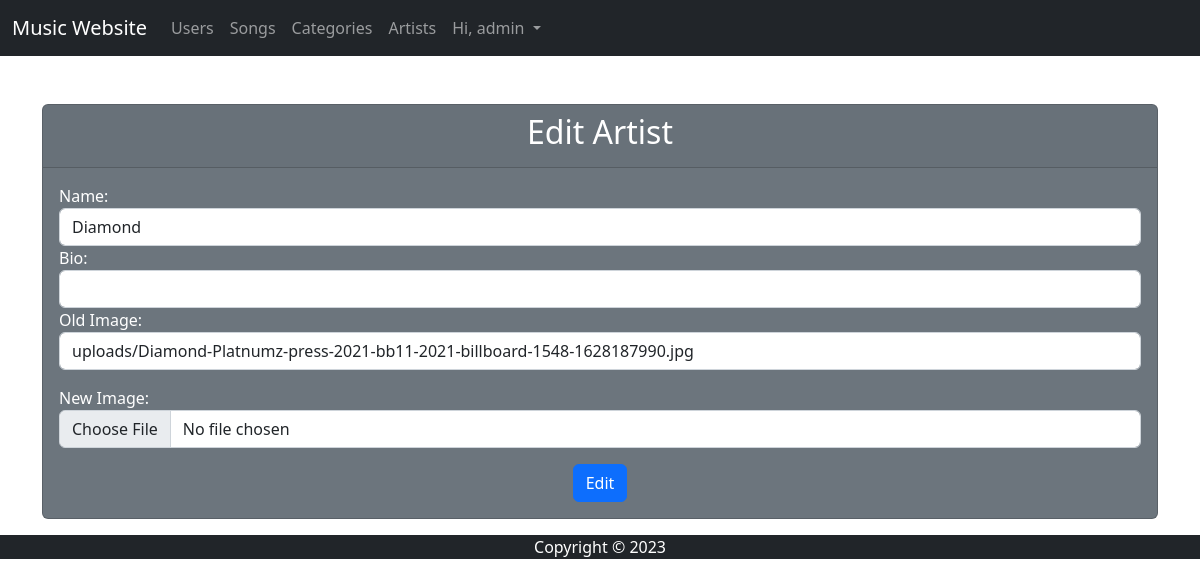
The page /page/admin/editArtist.php?id=1 (signed in) on the database as committed earlier.
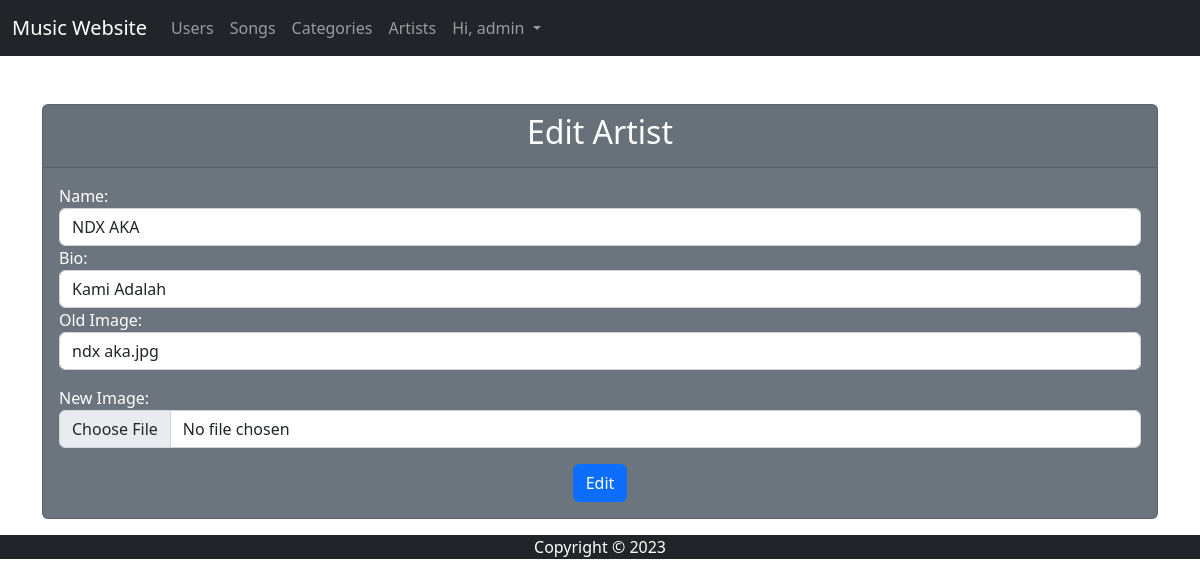
The same page on the database as committed later.
### tables this page shows
CREATE TABLE `artists` (
  `id` int(11) NOT NULL,
  `name` varchar(50) NOT NULL,
  `bio` text NOT NULL,
  `user_id` int(11) NOT NULL,
  `image` varchar(1024) NOT NULL
);

### page/admin/editArtist.php (the view, shortened to what this page needs)
<?php
	include '../../core/koneksi.php';
    $id=$_GET['id'];
	$query = mysqli_query($konek, "select * from artists WHERE id=$id");
	$data = mysqli_fetch_array($query);
?>
<!doctype html>
<html lang="en">
  <head>
    <link href="https://cdn.jsdelivr.net/npm/bootstrap@5.2.3/dist/css/bootstrap.min.css" rel="stylesheet">
  </head>
  <body>
  <header class="bg-dark">
        <nav class="navbar navbar-expand-lg navbar-dark">
            <div class="container-fluid">
                <a class="navbar-brand" href="#">Music Website</a>
                <div class="collapse navbar-collapse" id="navbarNav">
                    <ul class="navbar-nav">
                        <li class="nav-item">
                            <a class="nav-link" href="users.php">Users</a>
                        </li>
                        <li class="nav-item">
                            <a class="nav-link" href="songs.php">Songs</a>
                        </li>
                        <li class="nav-item">
                            <a class="nav-link" href="categories.php">Categories</a></a>
                        </li>
                        <li class="nav-item">
                            <a class="nav-link" href="artists.php">Artists</a>
                        </li>
                        <li class="nav-item dropdown">
                            <a class="nav-link dropdown-toggle" href="#" role="button" data-bs-toggle="dropdown" aria-expanded="false">
                                Hi, admin
                            </a>
                        </li>
                    </ul>
                </div>
            </div>
        </nav>
    </header>
    <main>
        <div class="container mt-5">
            <div class="card text-white bg-secondary mb-3">
                <div class="card-header">
                    <center>
                        <h2>Edit Artist</h2>
                    </center>
                </div>
                <div class="card-body">
                    <form action="../../core/editArtist.php?id=<?php echo $data['id'] ?>" method="POST" enctype="multipart/form-data">
                        <div class="form-group">
                            <label for="name">Name:</label>
                            <input type="text" class="form-control" id="name" name="name" value="<?php echo $data['name']; ?>" required>
                        </div>
                        <div class="form-group">
                            <label for="name">Bio:</label>
                            <input type="text" class="form-control" id="bio" name="bio" value="<?php echo $data['bio']; ?>">
                        </div>
                        <div class="form-group pb-3">
                            <label for="image">Old Image:</label>
                            <input type="text" class="form-control" value="<?php echo htmlspecialchars($data['image']); ?>" readonly>
                        </div>
                        <div class="form-group pb-3">
                            <label for="image">New Image:</label>
                            <input type="file" class="form-control" id="image" name="image">
                        </div>
                        <button type="submit" class="btn btn-primary mx-auto d-block">Edit</button>
                    </form>
                </div>
            </div>
        </div>
    </main>
    <footer class="bg-dark">
        <div class="container text-center text-white">
            <p>Copyright &copy; <?=date("Y")?></p>
        </div>
    </footer>
  </body>
</html>

Rows that differ between the two databases and show on the page:
changed artists: name "Diamond" → "NDX AKA"; bio (not shown) → "Kami Adalah"; image "uploads/Diamond-Platnumz-press-2021-bb11-2021-billboard-1548-1628187990.jpg" → "ndx aka.jpg"
